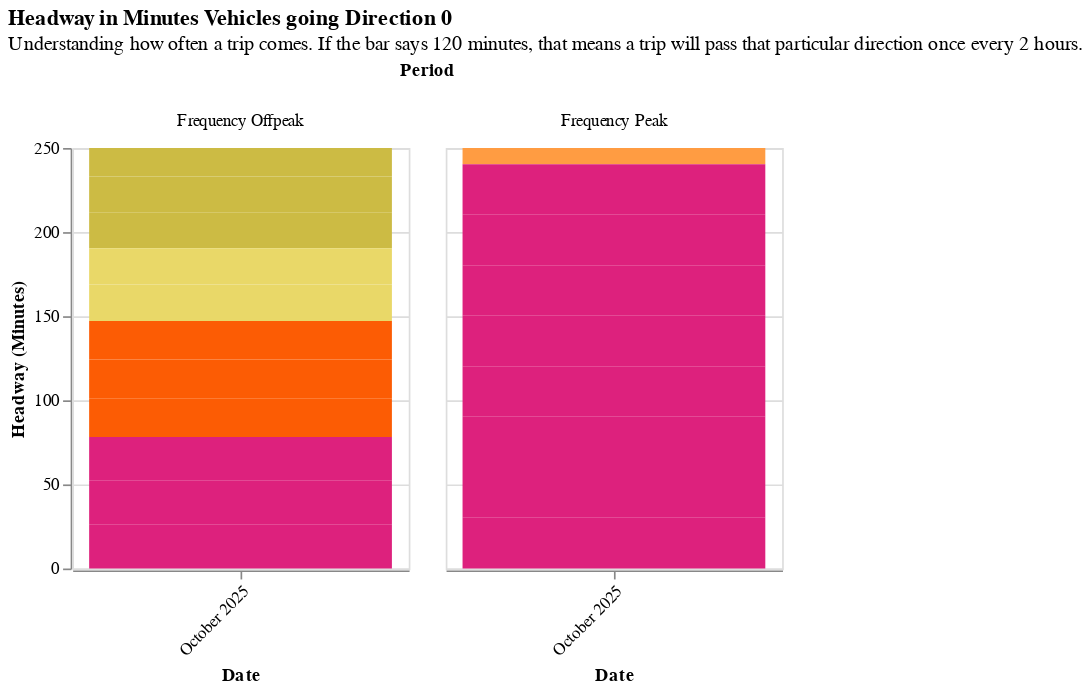

Write notebook code for a chart like this one.
### Markdown cell above
#### Adding the route dropdown doesn't work when I'm using the melted dataframe.

### Code cell
frequency_graph

### Figure 1 — Vega-Lite specification as saved in the notebook (floating-point values rounded to 4 significant figures; data arrays with more than 128 entries replaced by an {"elided": "..."} marker saying what was removed)
{"config": {"view": {"continuousWidth": 300, "continuousHeight": 300}}, "data": {"name": "data-1a20d0930c2493c46faf18ed06ebffca"}, "facet": {"column": {"field": "Period", "type": "nominal"}}, "spec": {"layer": [{"mark": {"type": "bar"}, "encoding": {"color": {"field": "Headway (Minutes)", "legend": null, "scale": {"range": ["#ccbb44", "#e9d868", "#fcb40e", "#ff9c42", "#fc5c04", "#dd217d", "#dd217d", "#dd217d"]}, "title": "Headway (Minutes):N", "type": "nominal"}, "tooltip": [{"field": "Date", "type": "nominal"}, {"field": "Route", "type": "nominal"}, {"field": "Direction", "type": "quantitative"}, {"field": "Period", "type": "nominal"}, {"field": "Headway (Minutes)", "type": "quantitative"}], "x": {"axis": {"format": "", "labelAngle": -45}, "field": "Date", "title": "Date", "type": "nominal"}, "y": {"field": "Headway (Minutes)", "title": "Headway (Minutes)", "type": "quantitative"}}}], "encoding": {"y": {"field": "Headway (Minutes)", "scale": {"clamp": true, "domain": [0, 250]}, "type": "quantitative"}}, "height": 250, "width": 200}, "title": {"text": "Headway in Minutes Vehicles going Direction 0", "subtitle": "Understanding how often a trip comes. If the bar says 120 minutes, that means a trip will pass that particular direction once every 2 hours."}, "$schema": "https://vega.github.io/schema/vega-lite/v5.20.1.json", "datasets": {"data-1a20d0930c2493c46faf18ed06ebffca": {"elided": "340 records"}}}
